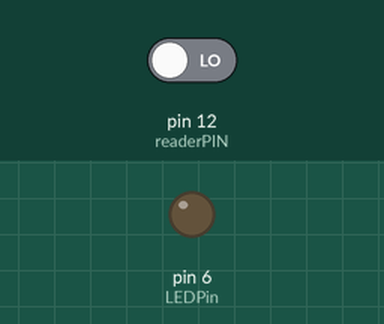
Simulated run of this sketch. Board: Arduino Uno, built with avr-gcc and run on an emulated ATmega328P. Parts: output pins drawn as LEDs (lit = HIGH). The inputs (shaded band) are chosen by the test bench; at power-on: pin 12 (readerPIN) LOW.

Above: at 1.2 s.
1.3 s: pin 12 (readerPIN) driven HIGH
At 2.4 s:
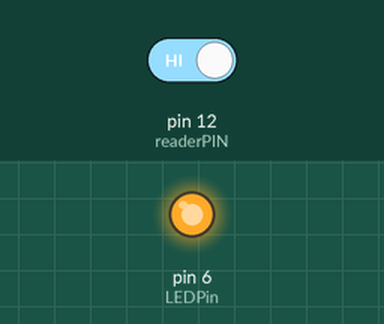
Timing chart, 0 to 4.3 s (numbered marks = the images above; inputs shaded):
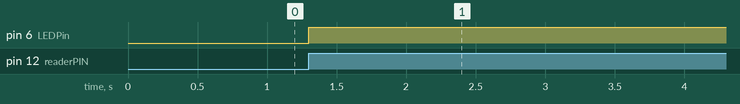

Measured:
- after the input at 1.3 s, pin 6 (LEDPin): LOW → HIGH at once

The sketch:

ToggleSwitch.ino
```cpp
int LEDPin = 6;
int readerPIN = 12;
int dt = 50;

/* Toggle switch variables */
bool LED_ON = false;
int buttonNew;
int buttonOld = 1;

void setup() {
  // put your setup code here, to run once:
   pinMode(LEDPin, OUTPUT);
   pinMode(readerPIN, INPUT);
   Serial.begin(9600);
}

void loop() {
  // put your main code here, to run repeatedly:
 buttonNew = digitalRead(readerPIN);

 if (buttonOld == 0 && buttonNew == 1){
  if(LED_ON == false){
    digitalWrite(LEDPin, HIGH);
    LED_ON = true;
  }
  else{
    digitalWrite(LEDPin, LOW);
    LED_ON = false;
  }
 }

  buttonOld = buttonNew;
  delay(dt);

}
```
